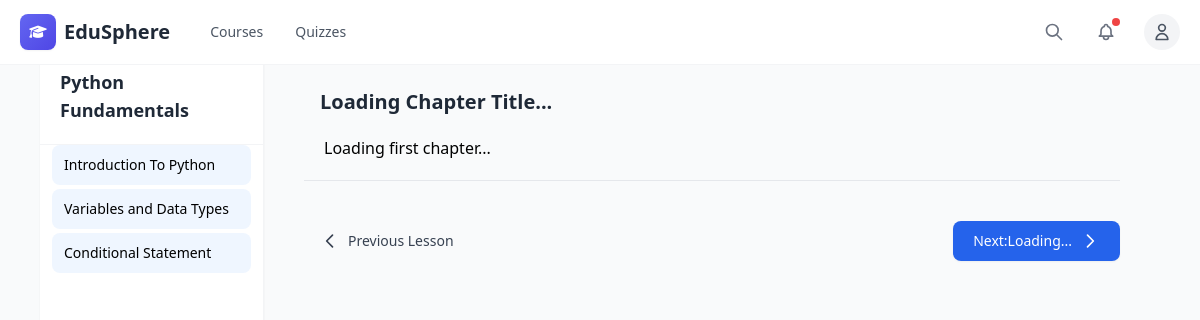
/lesson-page/3/ (signed in), run on the app's committed database.
### myapp/models.py (models this page shows, shortened)
class Course(models.Model):
    course_title = models.CharField(max_length=255, blank=True, null=True)
    course_core_technologies = models.CharField(max_length=255, blank=True, null=True)
    course_level = models.CharField(max_length=50, blank=True, null=True)
    course_upload_date = models.DateTimeField(auto_now_add=True)
    course_update_date = models.DateTimeField(auto_now=True)

class Chapter(models.Model):
    course = models.ForeignKey(Course, related_name='chapters', on_delete=models.CASCADE)
    chapter_title = models.CharField(max_length=255, blank=True, null=True)
    chapter_upload_date = models.DateTimeField(auto_now_add=True)
    chapter_update_date = models.DateTimeField(auto_now=True)

### myapp/views.py (the view)
# urls.py: path('lesson-page/<int:course_id>/', lesson_page_view, name='lesson_page'),
def lesson_page_view(request, course_id):
    if not request.user.is_authenticated:
        return redirect('login')
    course = Course.objects.get(id=course_id)
    chapters = course.chapters.filter(course=course)  # Fetch chapters related to the course
    context = {
        'course': course,
        'chapters': chapters,
    }
    return render(request, 'myapp/lesson_page.html', context)

### myapp/templates/myapp/lesson_page.html (shortened to what this page needs)
{% extends "base.html" %}
{% block content %}
<div class="flex h-screen px-10 bg-gray-50 py-12">
  <div class="w-56 bg-white border-r border-gray-100 overflow-y-auto shadow-sm">
    <div class="p-5 sticky top-0 bg-white z-10 border-b border-gray-100">
      <h2 class="text-lg font-semibold text-gray-800">{{ course.course_title }} Fundamentals</h2>
    </div>
    <nav class="px-3 space-y-1">
      {% for chapter in chapters %}
      <div class="flex items-center justify-between cursor-pointer px-3 py-2.5 bg-blue-50 text-blue-600 rounded-lg group transition-all"
          data-chapter-id="{{ chapter.id }}"
          onclick="loadChapterContent({{ chapter.id }})"
          id="chapter-{{ chapter.id }}">
          <span class="text-sm font-medium">{{ chapter.chapter_title }}</span>
      </div>
      {% endfor %}
    </nav>
  </div>
      <div class="flex-1 p-10 overflow-y-auto">
        <h2 id="chapter-title" class="text-start px-4 text-xl font-bold text-gray-800">
          Loading Chapter Title...
        </h2>
        <div id="chapter-content" class="p-5">
          <div id="initial-chapter-content" class="prose max-w-full prose-blue prose-lg text-justify">
            <p>Loading first chapter...</p>
          </div>
        </div>
      <div class="flex justify-between border-t border-gray-200 pt-10">
        <button id="previous-chapter" class="inline-flex items-center px-4 py-2.5 text-sm font-medium text-gray-700 hover:text-gray-900 hover:bg-gray-100 rounded-lg transition-all" disabled>
          <svg class="w-5 h-5 mr-2" fill="none" stroke="currentColor" viewBox="0 0 24 24">
            <path stroke-linecap="round" stroke-linejoin="round" stroke-width="2" d="M15 19l-7-7 7-7"/>
          </svg>
          Previous Lesson
        </button>
        <a id="next-chapter" href="#" class="inline-flex items-center px-5 py-2.5 text-sm font-medium text-white bg-blue-600 hover:bg-blue-700 rounded-lg shadow-sm transition-all">
          Next: <span id="next-chapter-title">Loading...</span>
          <svg class="w-5 h-5 ml-2" fill="none" stroke="currentColor" viewBox="0 0 24 24">
            <path stroke-linecap="round" stroke-linejoin="round" stroke-width="2" d="M9 5l7 7-7 7"/>
          </svg>
        </a>
      </div>
    </div>
  </div>
{% endblock %}

### data on the page
Course: course_title "Python"
Chapter: chapter_title "Introduction To Python"
Chapter: chapter_title "Variables and Data Types"
Chapter: chapter_title "Conditional Statement"
